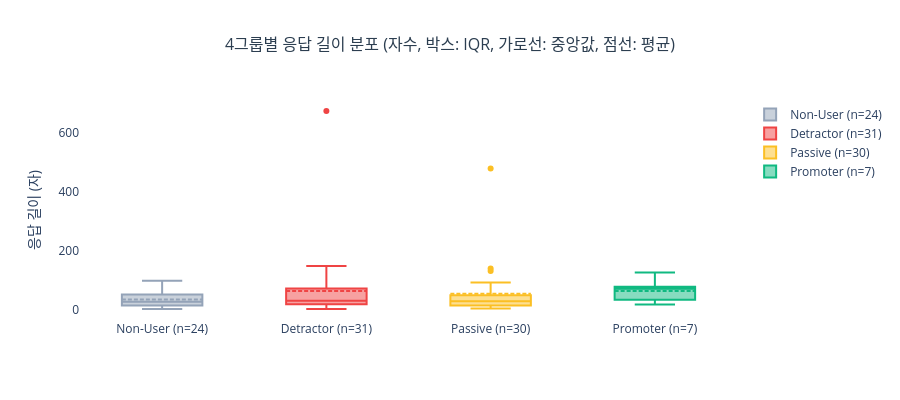

This figure's notebook cell:
### Code cell
fig = go.Figure()
for grp in GROUP_ORDER:
    fig.add_trace(go.Box(
        y=df[df['user_group'] == grp]['feedback_length'],
        name=f'{grp} (n={len(df[df["user_group"] == grp])})',
        marker_color=GROUP_COLOR[grp],
        boxmean=True,
    ))

fig.update_layout(
    title=dict(text='4그룹별 응답 길이 분포 (자수, 박스: IQR, 가로선: 중앙값, 점선: 평균)',
               x=0.5, xanchor='center', font=dict(size=16, color='#2c3e50')),
    yaxis_title='응답 길이 (자)',
    plot_bgcolor='white',
    height=400,
)
fig.show()

### Figure 1 — Plotly figure (JSON) as saved in the notebook; plotly's stock layout.template omitted (floating-point values rounded to 4 significant figures)
{"data": [{"boxmean": true, "marker": {"color": "#94A3B8"}, "name": "Non-User (n=24)", "type": "box", "y": [3, 23, 2, 30, 16, 50, 62, 53, 22, 70, 10, 72, 33, 44, 13, 21, 10, 20, 50, 54, 15, 44, 12, 98]}, {"boxmean": true, "marker": {"color": "#EF4444"}, "name": "Detractor (n=31)", "type": "box", "y": [118, 71, 35, 13, 20, 85, 20, 5, 23, 26, 32, 31, 10, 14, 30, 38, 673, 10, 72, 124, 2, 22, 18, 19, 41, 27, 148, 3, 72, 52, 94]}, {"boxmean": true, "marker": {"color": "#FBBF24"}, "name": "Passive (n=30)", "type": "box", "y": [28, 24, 4, 39, 9, 72, 66, 139, 9, 478, 9, 8, 131, 33, 16, 40, 27, 20, 14, 9, 78, 29, 40, 47, 49, 22, 13, 16, 37, 92]}, {"boxmean": true, "marker": {"color": "#10B981"}, "name": "Promoter (n=7)", "type": "box", "y": [71, 78, 29, 74, 17, 126, 48]}], "layout": {"height": 400, "plot_bgcolor": "white", "title": {"font": {"color": "#2c3e50", "size": 16}, "text": "4그룹별 응답 길이 분포 (자수, 박스: IQR, 가로선: 중앙값, 점선: 평균)", "x": 0.5, "xanchor": "center"}, "yaxis": {"title": {"text": "응답 길이 (자)"}}}}
